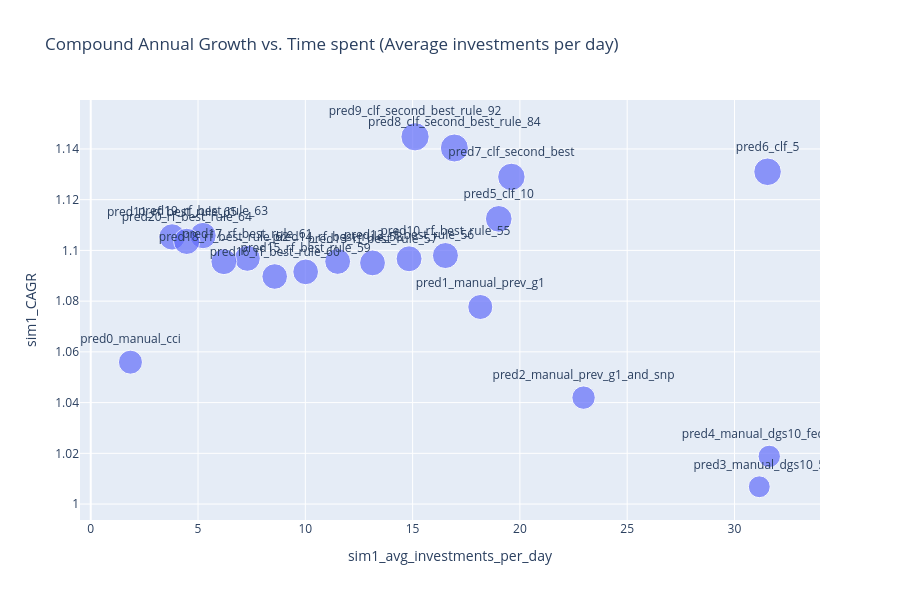

Source (notebook cell):
### Code cell
# Create the scatter plot
fig = px.scatter(
    df_sim1_results.dropna(),
    x='sim1_avg_investments_per_day',
    y='sim1_CAGR',
    size='sim1_growth_capital_4y',  # Use the 'size' parameter for sim1_CAGR
    text='prediction',
    title='Compound Annual Growth vs. Time spent (Average investments per day)',
    labels={'sim1_capital': 'Initial Capital Requirement', 'growth_capital_4y': '4-Year Capital Growth'},
    height=600  # <- Increase height here

)

# Update the layout to improve readability of the annotations
fig.update_traces(textposition='top center')

# Show the plot
fig.show()

### Figure 1 — Plotly figure (JSON) as saved in the notebook; plotly's stock layout.template omitted (floating-point values rounded to 4 significant figures)
{"data": [{"hovertemplate": "sim1_avg_investments_per_day=%{x}<br>sim1_CAGR=%{y}<br>sim1_growth_capital_4y=%{marker.size}<br>prediction=%{text}<extra></extra>", "legendgroup": "", "marker": {"color": "#636efa", "size": [1.243, 1.349, 1.179, 1.028, 1.077, 1.531, 1.636, 1.625, 1.691, 1.717, 1.453, 1.493, 1.447, 1.438, 1.441, 1.42, 1.41, 1.447, 1.441, 1.496, 1.483], "sizemode": "area", "sizeref": 0.004294, "symbol": "circle"}, "mode": "markers+text", "name": "", "orientation": "v", "showlegend": false, "text": ["pred0_manual_cci", "pred1_manual_prev_g1", "pred2_manual_prev_g1_and_snp", "pred3_manual_dgs10_5", "pred4_manual_dgs10_fedfunds", "pred5_clf_10", "pred6_clf_5", "pred7_clf_second_best", "pred8_clf_second_best_rule_84", "pred9_clf_second_best_rule_92", "pred10_rf_best_rule_55", "pred11_rf_best_rule_65", "pred12_rf_best_rule_56", "pred13_rf_best_rule_57", "pred14_rf_best_rule_58", "pred15_rf_best_rule_59", "pred16_rf_best_rule_60", "pred17_rf_best_rule_61", "pred18_rf_best_rule_62", "pred19_rf_best_rule_63", "pred20_rf_best_rule_64"], "textposition": "top center", "type": "scatter", "x": [1.851, 18.15, 22.97, 31.16, 31.62, 19.01, 31.54, 19.6, 16.95, 15.11, 16.53, 3.79, 14.84, 13.13, 11.51, 10.02, 8.573, 7.297, 6.204, 5.232, 4.473], "xaxis": "x", "y": [1.056, 1.078, 1.042, 1.007, 1.019, 1.112, 1.131, 1.129, 1.14, 1.145, 1.098, 1.105, 1.097, 1.095, 1.096, 1.092, 1.09, 1.097, 1.096, 1.106, 1.104], "yaxis": "y"}], "layout": {"height": 600, "legend": {"itemsizing": "constant", "tracegroupgap": 0}, "title": {"text": "Compound Annual Growth vs. Time spent (Average investments per day)"}, "xaxis": {"anchor": "y", "domain": [0.0, 1.0], "title": {"text": "sim1_avg_investments_per_day"}}, "yaxis": {"anchor": "x", "domain": [0.0, 1.0], "title": {"text": "sim1_CAGR"}}}}
